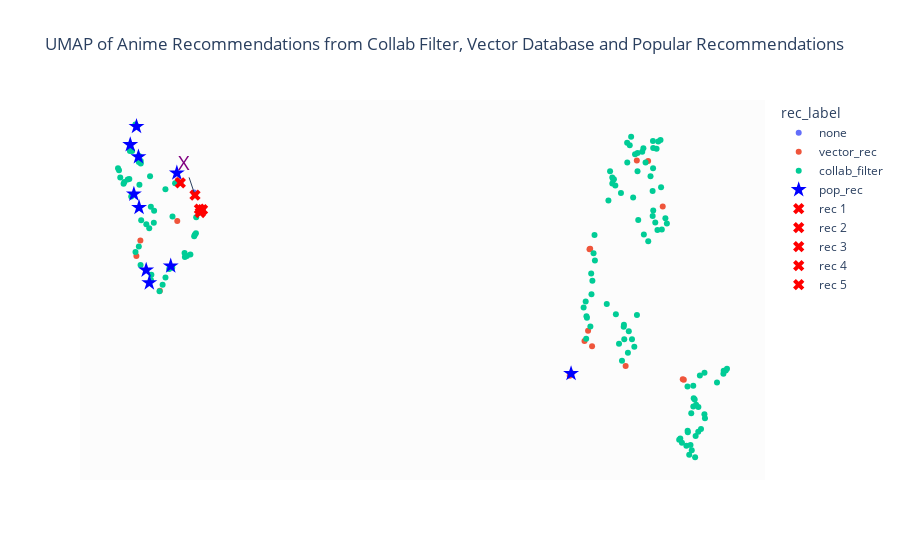

Notebook source saved alongside this figure:
### Code cell
# Apply UMAP for dimensionality reduction
umap_model = UMAP(n_components=2, n_neighbors=5, min_dist=0.05,  metric= 'euclidean',random_state=0)
umap_result = umap_model.fit_transform(combined_features)

# Convert UMAP result to DataFrame
umap_df = pd.DataFrame(umap_result, columns=['UMAP_1', 'UMAP_2'])

# Add 'Studios' and 'Name' columns to the UMAP DataFrame
umap_df['Studios'] = recs_umap['Studios'].tolist()
umap_df['Name'] = recs_umap['Name'].tolist()
umap_df['rec_label'] = recs_umap['rec_label'].tolist()
umap_df['anime_id'] = recs_umap['anime_id'].tolist()

# Plot the UMAP with color by 'rec_label'
fig_umap = px.scatter(umap_df, x='UMAP_1', y='UMAP_2', color='rec_label', 
                        hover_data={'Studios': True, 'Name': True},
                        title='UMAP of Anime Recommendations from Collab Filter, Vector Database and Popular Recommendations')

# Modify the marker symbol for points labeled 'pop_rec' to be a star with yellow color and bigger size
fig_umap.for_each_trace(lambda t: t.update(marker=dict(symbol='star', size=12, color='blue')) if t.name == 'pop_rec' else None)

# Add annotation for a specific point
x_coord = umap_df.loc[0, 'UMAP_1']
y_coord = umap_df.loc[0, 'UMAP_2']
fig_umap.add_annotation(x=x_coord, y=y_coord, text="X", showarrow=True, font=dict(color="purple", size=20))
# Calculate pairwise distances between row 0 and all other rows
distances = cdist(umap_df[['UMAP_1', 'UMAP_2']].iloc[[0]], umap_df[['UMAP_1', 'UMAP_2']], metric='euclidean')[0]
# Sort distances and get the indices of the three closest rows (excluding row 0 itself)
closest_indices = np.argsort(distances)[1:6]

# Extract the closest rows based on the indices
closest_rows = umap_df.iloc[closest_indices]

for i, (index, row) in enumerate(closest_rows.iterrows(), start=1):
    x_coord = row['UMAP_1']
    y_coord = row['UMAP_2']
    fig_umap.add_trace(go.Scatter(x=[x_coord], y=[y_coord], mode='markers', marker=dict(symbol='x', size=10, color='red'), name=f'rec {i}'))


# Remove x-axis and y-axis labels
fig_umap.update_layout(xaxis=dict(title_text=''), yaxis=dict(title_text=''))
# Remove x-axis and y-axis labels, ticks, and gridlines
fig_umap.update_layout(xaxis=dict(showticklabels=False, showgrid=False, zeroline=False),
                        yaxis=dict(showticklabels=False, showgrid=False, zeroline=False))
# Set light gray background with higher opacity
fig_umap.update_layout(plot_bgcolor='rgba(220, 220, 220, 0.1)')

# Show the plot
fig_umap.show()

### Figure 1 — Plotly figure (JSON) as saved in the notebook; plotly's stock layout.template omitted (floating-point values rounded to 4 significant figures; data arrays with more than 128 entries replaced by an {"elided": "..."} marker saying what was removed)
{"data": [{"customdata": [["user query", "user query"]], "hovertemplate": "rec_label=none<br>UMAP_1=%{x}<br>UMAP_2=%{y}<br>Studios=%{customdata[0]}<br>Name=%{customdata[1]}<extra></extra>", "legendgroup": "none", "marker": {"color": "#636efa", "symbol": "circle"}, "mode": "markers", "name": "none", "orientation": "v", "showlegend": true, "type": "scatter", "x": [-1.148], "xaxis": "x", "y": [6.325], "yaxis": "y"}, {"customdata": [["Xebec, Group TAC", "YAT Anshin! Uchuu Ryokou"], ["Group TAC", "YAT Anshin! Uchuu Ryokou 2"], ["UNKNOWN", "Space Travelers The Animation"], ["Doga Kobo", "Uchuu Kazoku Carlvinson"], ["Pierrot", "Tamala 2010: A Punk Cat in Space OVA"], ["UNKNOWN", "The Ghost of Cartoon"], ["Madhouse", "ChäoS;HEAd"], ["Lerche", "Kanata no Astra"], ["J.C.Staff", "Soreyuke! Uchuu Senkan Yamamoto Youko"], ["Bones", "Space☆Dandy"], ["UNKNOWN", "Tamala 2010: A Punk Cat in Space"], ["A-1 Pictures", "Uchuu Kyoudai"], ["Tatsunoko Production", "Uchuu no Kishi Tekkaman"], ["Toei Animation", "SF Saiyuuki Starzinger"], ["Artmic", "Scramble Wars: Tsuppashire! Genom Trophy Rally"], ["A-1 Pictures", "Uchuu Show e Youkoso"], ["Nippon Animation", "Uchuusen Sagittarius"], ["UNKNOWN", "Uchuusen Sagittarius Pilot"]], "hovertemplate": "rec_label=vector_rec<br>UMAP_1=%{x}<br>UMAP_2=%{y}<br>Studios=%{customdata[0]}<br>Name=%{customdata[1]}<extra></extra>", "legendgroup": "vector_rec", "marker": {"color": "#EF553B", "symbol": "circle"}, "mode": "markers", "name": "vector_rec", "orientation": "v", "showlegend": true, "type": "scatter", "x": [14.47, 14.44, 13.8, 12.62, 12.97, 13.34, -2.239, -1.684, 11.31, -1.668, 11.49, -2.86, 11.55, 10.9, 11.42, -2.988, 10.84, 11.47], "xaxis": "x", "y": [2.302, 2.314, 6.021, 2.599, 7.012, 6.998, 4.215, 5.712, 3.132, 6.585, 5.116, 5.292, 3.023, 2.439, 3.352, 4.96, 2.388, 5.106], "yaxis": "y"}, {"customdata": {"elided": "142x2 str values"}, "hovertemplate": "rec_label=collab_filter<br>UMAP_1=%{x}<br>UMAP_2=%{y}<br>Studios=%{customdata[0]}<br>Name=%{customdata[1]}<extra></extra>", "legendgroup": "collab_filter", "marker": {"color": "#00cc96", "symbol": "circle"}, "mode": "markers", "name": "collab_filter", "orientation": "v", "showlegend": true, "type": "scatter", "x": {"elided": "142 float values"}, "xaxis": "x", "y": {"elided": "142 float values"}, "yaxis": "y"}, {"customdata": [["Sunrise", "Cowboy Bebop"], ["Bones, Sunrise", "Escaflowne"], ["Studio Deen", "GetBackers"], ["J.C.Staff", "Hachimitsu to Clover"], ["Madhouse", "Hajime no Ippo"], ["Pierrot", "Hikaru no Go"], ["Bones", "Cowboy Bebop: Tengoku no Tobira"], ["Gonzo", "Gantz"], ["CoMix Wave Films", "Hoshi no Koe"], ["Nippon Animation", "Hunter x Hunter"]], "hovertemplate": "rec_label=pop_rec<br>UMAP_1=%{x}<br>UMAP_2=%{y}<br>Studios=%{customdata[0]}<br>Name=%{customdata[1]}<extra></extra>", "legendgroup": "pop_rec", "marker": {"color": "blue", "size": 12, "symbol": "star"}, "mode": "markers", "name": "pop_rec", "orientation": "v", "showlegend": true, "type": "scatter", "x": [-2.985, -2.676, -1.893, -2.903, -2.922, -3.068, -1.697, -2.576, 10.88, -3.184], "xaxis": "x", "y": [7.74, 4.657, 4.744, 6.001, 7.089, 6.289, 6.742, 4.382, 2.435, 7.349], "yaxis": "y"}, {"marker": {"color": "red", "size": 10, "symbol": "x"}, "mode": "markers", "name": "rec 1", "type": "scatter", "x": [-1.119], "y": [6.266]}, {"marker": {"color": "red", "size": 10, "symbol": "x"}, "mode": "markers", "name": "rec 2", "type": "scatter", "x": [-0.9775], "y": [5.965]}, {"marker": {"color": "red", "size": 10, "symbol": "x"}, "mode": "markers", "name": "rec 3", "type": "scatter", "x": [-0.8779], "y": [5.954]}, {"marker": {"color": "red", "size": 10, "symbol": "x"}, "mode": "markers", "name": "rec 4", "type": "scatter", "x": [-0.9506], "y": [5.894]}, {"marker": {"color": "red", "size": 10, "symbol": "x"}, "mode": "markers", "name": "rec 5", "type": "scatter", "x": [-1.587], "y": [6.529]}], "layout": {"annotations": [{"font": {"color": "purple", "size": 20}, "showarrow": true, "text": "X", "x": -1.148, "y": 6.325}], "legend": {"title": {"text": "rec_label"}, "tracegroupgap": 0}, "plot_bgcolor": "rgba(220, 220, 220, 0.1)", "title": {"text": "UMAP of Anime Recommendations from Collab Filter, Vector Database and Popular Recommendations"}, "xaxis": {"anchor": "y", "domain": [0, 1], "showgrid": false, "showticklabels": false, "title": {"text": ""}, "zeroline": false}, "yaxis": {"anchor": "x", "domain": [0, 1], "showgrid": false, "showticklabels": false, "title": {"text": ""}, "zeroline": false}}}
